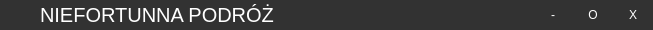
<?xml version="1.0" encoding="UTF-8"?>
<ui version="4.0">
 <class>TitleBar</class>
 <widget class="QWidget" name="TitleBar">
  <property name="geometry">
   <rect>
    <x>0</x>
    <y>0</y>
    <width>653</width>
    <height>30</height>
   </rect>
  </property>
  <property name="minimumSize">
   <size>
    <width>30</width>
    <height>30</height>
   </size>
  </property>
  <property name="maximumSize">
   <size>
    <width>16777215</width>
    <height>30</height>
   </size>
  </property>
  <property name="windowTitle">
   <string>Form</string>
  </property>
  <property name="styleSheet">
   <string notr="true">QWidget {
background-color: rgb(50, 50, 50);
}
QPushButton {
border-style: solid;
color: white;
}
#iconLabel {
border-image: url(:/images/images/AppScreenArt/TitleIcon.png) 0 0 0 0 stretch stretch;
}
#minimiseButton:hover {
background-color: rgb(100, 100, 100);
}
#maximiseButton:hover {
background-color: rgb(100, 100, 100);
}
#exitButton:hover {
background-color: red;
}
#titleLabel {
color: white;
margin-left: 5px;
font-size: 20px;
}</string>
  </property>
  <layout class="QHBoxLayout" name="horizontalLayout">
   <property name="spacing">
    <number>0</number>
   </property>
   <property name="leftMargin">
    <number>0</number>
   </property>
   <property name="topMargin">
    <number>0</number>
   </property>
   <property name="rightMargin">
    <number>0</number>
   </property>
   <property name="bottomMargin">
    <number>0</number>
   </property>
   <item>
    <widget class="QLabel" name="iconLabel">
     <property name="minimumSize">
      <size>
       <width>30</width>
       <height>30</height>
      </size>
     </property>
     <property name="maximumSize">
      <size>
       <width>30</width>
       <height>30</height>
      </size>
     </property>
     <property name="text">
      <string/>
     </property>
    </widget>
   </item>
   <item>
    <widget class="QLabel" name="titleLabel">
     <property name="text">
      <string>NIEFORTUNNA PODRÓŻ</string>
     </property>
    </widget>
   </item>
   <item>
    <spacer name="horizontalSpacer">
     <property name="orientation">
      <enum>Qt::Horizontal</enum>
     </property>
     <property name="sizeHint" stdset="0">
      <size>
       <width>461</width>
       <height>20</height>
      </size>
     </property>
    </spacer>
   </item>
   <item>
    <widget class="QPushButton" name="minimiseButton">
     <property name="minimumSize">
      <size>
       <width>40</width>
       <height>30</height>
      </size>
     </property>
     <property name="maximumSize">
      <size>
       <width>40</width>
       <height>30</height>
      </size>
     </property>
     <property name="text">
      <string>-</string>
     </property>
    </widget>
   </item>
   <item>
    <widget class="QPushButton" name="maximiseButton">
     <property name="minimumSize">
      <size>
       <width>40</width>
       <height>30</height>
      </size>
     </property>
     <property name="maximumSize">
      <size>
       <width>40</width>
       <height>30</height>
      </size>
     </property>
     <property name="text">
      <string>O</string>
     </property>
    </widget>
   </item>
   <item>
    <widget class="QPushButton" name="exitButton">
     <property name="minimumSize">
      <size>
       <width>40</width>
       <height>30</height>
      </size>
     </property>
     <property name="maximumSize">
      <size>
       <width>40</width>
       <height>30</height>
      </size>
     </property>
     <property name="text">
      <string>X</string>
     </property>
    </widget>
   </item>
  </layout>
 </widget>
 <resources/>
 <connections/>
</ui>
